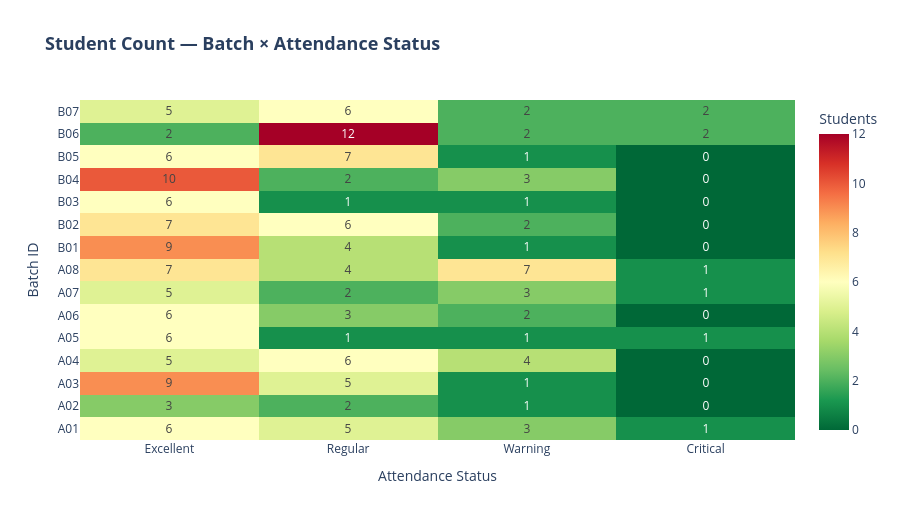

Write notebook code for a chart like this one.
### Code cell
fig = go.Figure(go.Heatmap(
    z=batch_status.values,
    x=batch_status.columns.tolist(),
    y=batch_status.index.tolist(),
    colorscale='RdYlGn',
    reversescale=True,
    text=batch_status.values,
    texttemplate='%{text}',
    textfont_size=12,
    colorbar_title='Students'
))

fig.update_layout(
    title_text='<b>Student Count — Batch × Attendance Status</b>',
    title_font_size=18,
    xaxis_title='Attendance Status',
    yaxis_title='Batch ID',
    height=520,
    paper_bgcolor='white'
)
fig.show()

### Figure 1 — Plotly figure (JSON) as saved in the notebook; plotly's stock layout.template omitted (floating-point values rounded to 4 significant figures)
{"data": [{"colorbar": {"title": {"text": "Students"}}, "colorscale": [[0, "rgb(165,0,38)"], [0.1, "rgb(215,48,39)"], [0.2, "rgb(244,109,67)"], [0.3, "rgb(253,174,97)"], [0.4, "rgb(254,224,139)"], [0.5, "rgb(255,255,191)"], [0.6, "rgb(217,239,139)"], [0.7, "rgb(166,217,106)"], [0.8, "rgb(102,189,99)"], [0.9, "rgb(26,152,80)"], [1, "rgb(0,104,55)"]], "reversescale": true, "text": [[6, 5, 3, 1], [3, 2, 1, 0], [9, 5, 1, 0], [5, 6, 4, 0], [6, 1, 1, 1], [6, 3, 2, 0], [5, 2, 3, 1], [7, 4, 7, 1], [9, 4, 1, 0], [7, 6, 2, 0], [6, 1, 1, 0], [10, 2, 3, 0], [6, 7, 1, 0], [2, 12, 2, 2], [5, 6, 2, 2]], "textfont": {"size": 12}, "texttemplate": "%{text}", "type": "heatmap", "x": ["Excellent", "Regular", "Warning", "Critical"], "y": ["A01", "A02", "A03", "A04", "A05", "A06", "A07", "A08", "B01", "B02", "B03", "B04", "B05", "B06", "B07"], "z": [[6, 5, 3, 1], [3, 2, 1, 0], [9, 5, 1, 0], [5, 6, 4, 0], [6, 1, 1, 1], [6, 3, 2, 0], [5, 2, 3, 1], [7, 4, 7, 1], [9, 4, 1, 0], [7, 6, 2, 0], [6, 1, 1, 0], [10, 2, 3, 0], [6, 7, 1, 0], [2, 12, 2, 2], [5, 6, 2, 2]]}], "layout": {"height": 520, "paper_bgcolor": "white", "title": {"font": {"size": 18}, "text": "<b>Student Count — Batch × Attendance Status</b>"}, "xaxis": {"title": {"text": "Attendance Status"}}, "yaxis": {"title": {"text": "Batch ID"}}}}
